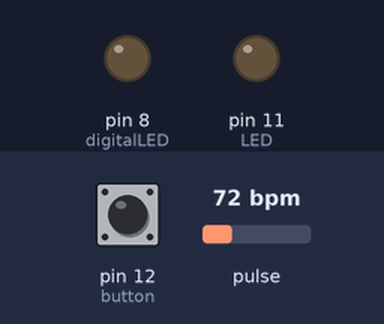
A sketch run on a simulated Arduino Uno, built with avr-gcc and run on an emulated ATmega328P. Parts: output pins drawn as LEDs (lit = HIGH). Dashed ring = blinking. The inputs (shaded band) are chosen by the test bench; at power-on: pin 12 (button) LOW, pulse 72 bpm. What the sketch prints to the serial monitor is not drawn.

Above: at 1.2 s.
1.3 s: pin 12 (button) pulsed HIGH 2 times (0.12 s each, 0.3 s apart)
At 4.1 s:
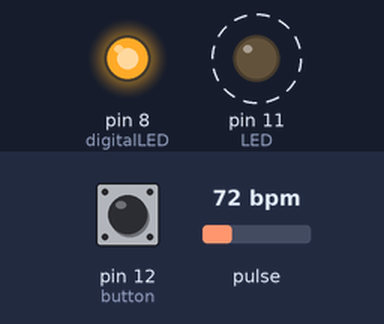
4.3 s: pulse set to 42 bpm
At 6.45 s:
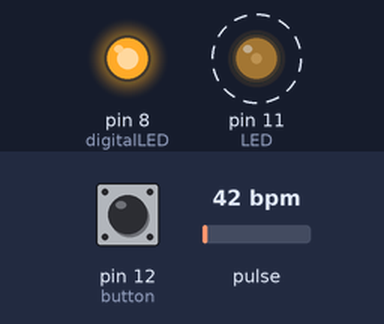
7.3 s: pulse set to 100 bpm
At 7.95 s:
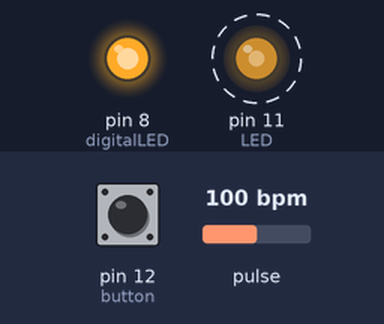
10.3 s: pulse set to 158 bpm
At 10.76 s:
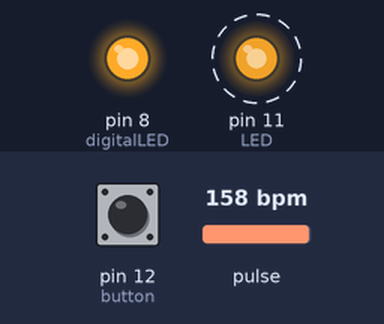
13.3 s: pin 12 (button) pulled HIGH for 0.15 s
At 14.2 s:
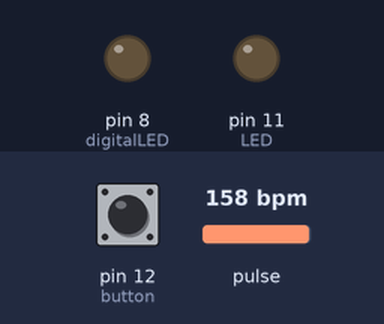
14.9 s: pin 12 (button) pulled HIGH for 1 s
At 15.17 s:
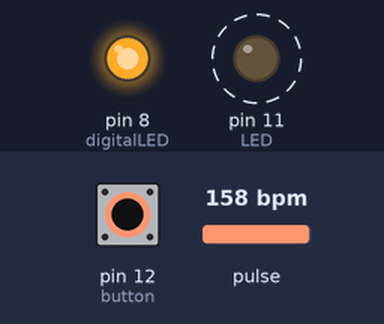
Timing chart, 0 to 18.9 s (numbered marks = the images above; inputs shaded):
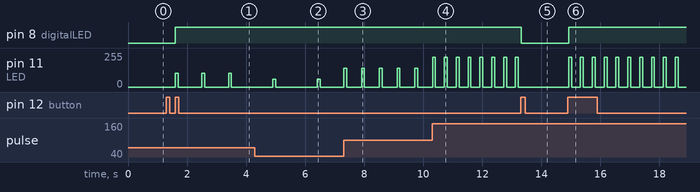

The sketch:

Assignment_6.ino
```cpp
#include <PulseSensorPlayground.h>     // Includes the PulseSensorPlayground Library

//  Variables
const int PulseWire = 0;       // PulseSensor PURPLE WIRE connected to ANALOG PIN 0
const int LED = 11;           // The on-board Arduino LED, close to PIN 13
int digitalLED = 8;           // Pin for the blue LED to indicate the setup's active state
int Threshold = 550;          // Determine which Signal to "count as a beat" and which to ignore

PulseSensorPlayground pulseSensor;  // Creates an instance of the PulseSensorPlayground object called "pulseSensor"
int intensity = 255; // Maximum brightness for the LEDs

int count = 0; // Counter to keep track of button presses
const int button = 12; // Pin for the button input
int val; // Variable to store the button's current state

// Custom delay function
void myDelay(unsigned long delayTime) {
  unsigned long startMillis = millis();  // get the current time

  // // Keeps checking the elapsed time
  while (millis() - startMillis < delayTime) {
    val = digitalRead(button); // // Reads the state of the button during the delay
  }
}

void setup() {

  Serial.begin(115200);          // For Serial Monitor

  // Configures the PulseSensor object, by assigning our variables to it
  pulseSensor.analogInput(PulseWire);
  // pulseSensor.blinkOnPulse(LED);       //auto-magically blink Arduino's LED with heartbeat.

  pinMode(button, INPUT);   // Sets the button pin as an input
  pinMode(LED, OUTPUT);   // Sets the yellow LED pin as an output
  pinMode(digitalLED, OUTPUT);  // Sets the blue LED pin as an output
  pulseSensor.setThreshold(Threshold);   // Sets the threshold for the pulse sensor to detect a heartbeat

  // Double-check the "pulseSensor" object was created and "began" seeing a signal
   if (pulseSensor.begin()) {
    Serial.println("We created a pulseSensor Object !");  // Prints confirmation message once when setup is complete
  }
}

bool flag = false; // Flag to track whether the setup is active (on or off)
bool flag2 = false; // Secondary flag to ensure button presses are only registered once per press

void loop() {


  val = digitalRead(button); // Reads the current state of the button
  Serial.println(val); // Prints the button state for debugging

  // Checks if button is pressed and if it should toggle the setup's state
  if (val == 1 && count %2 == 1 && flag2 == true) {
    flag = true; // Activates the setup
    count+=1; // Increments the counter to track toggle state
    flag2 = false; // Resets flag2 to prevent multiple counts for a single press
  }

  else if (val == 1 && count %2 == 0 && flag2 == true){
    digitalWrite(digitalLED, LOW); // Turns off the blue LED when setup is deactivated
    flag = false; // Deactivates the setup
    count+=1; // Increments the counter to track toggle state
    flag2 = false; // Resets flag2 to prevent multiple counts for a single press
  }

  if (val == 0) {
    flag2 = true; // Resets flag2 when the button is released
  }

  // Checks if the setup is active
  if (flag == true){
    digitalWrite(digitalLED, HIGH); // Turns on the blue LED to indicate active state
    if (pulseSensor.sawStartOfBeat()) {            // Constantly test to see if "a beat happened".
      int myBPM = pulseSensor.getBeatsPerMinute();  // Calls function on our pulseSensor object that returns BPM as an "int".
                                                    // "myBPM" hold this BPM value now.
      Serial.println("♥  A HeartBeat Happened ! "); // If test is "true", print a message "a heartbeat happened".
      Serial.print("BPM: ");                        // Print phrase "BPM: "
      Serial.println(myBPM);                        // Print the value inside of myBPM.
      int val = map(myBPM, 0, 180,0, 255);          // Maps the BPM value to an LED brightness level
      Serial.print("val:");
      Serial.println(val);                          // Prints the mapped brightness value
      analogWrite(LED, val);                        // Sets the brightness of the yellow LED based on the BPM
      myDelay(100);                                 // Waits for 100 milliseconds
      analogWrite(LED, 0);                          // Turns off the yellow LED to create a pulsing effect
    }
  }

  myDelay(100); // Adds a 100ms delay at the end of each loop iteration.

}
```

Measured:
- after the input at 1.3 s, pin 8 (digitalLED): LOW → HIGH after 0.30 s; pin 11 (LED): alternates 102/255 for 0.10 s and 0/255 for 0.80 s, starting after 0.30 s
- after the input at 4.3 s, pin 11 (LED): alternates 59/255 for 0.10 s and 0/255 for 1.4 s, starting after 0.61 s
- after the input at 7.3 s, pin 11 (LED): alternates 141/255 for 0.10 s and 0/255 for 0.50 s, starting at once
- after the input at 10.3 s, pin 11 (LED): alternates 223/255 for 0.10 s and 0/255 for 0.30 s, starting at once
- after the input at 13.3 s, pin 8 (digitalLED): HIGH → LOW at once; pin 11 (LED): stops changing and stays 0/255
- after the input at 14.9 s, pin 8 (digitalLED): LOW → HIGH at once; pin 11 (LED): alternates 223/255 for 0.10 s and 0/255 for 0.30 s, starting at once
